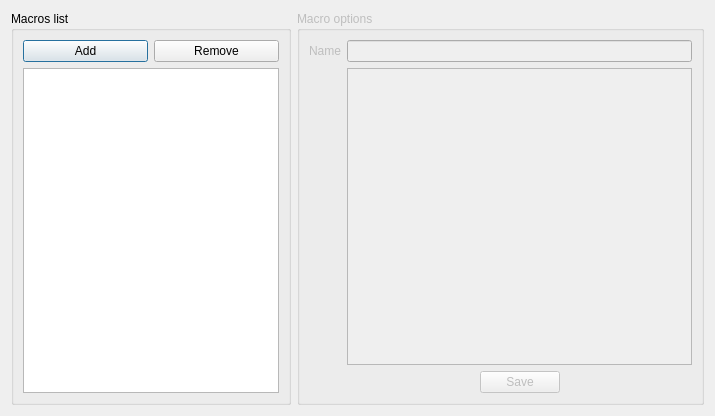
<?xml version="1.0" encoding="UTF-8"?>
<ui version="4.0">
 <class>MacrosWindow</class>
 <widget class="QDialog" name="MacrosWindow">
  <property name="geometry">
   <rect>
    <x>0</x>
    <y>0</y>
    <width>715</width>
    <height>416</height>
   </rect>
  </property>
  <property name="windowTitle">
   <string>Macros edit</string>
  </property>
  <layout class="QHBoxLayout" name="horizontalLayout">
   <item>
    <widget class="QGroupBox" name="groupBox">
     <property name="title">
      <string>Macros list</string>
     </property>
     <layout class="QGridLayout" name="gridLayout">
      <item row="0" column="0">
       <widget class="QPushButton" name="addBtn">
        <property name="text">
         <string>Add</string>
        </property>
       </widget>
      </item>
      <item row="0" column="1">
       <widget class="QPushButton" name="removeBtn">
        <property name="text">
         <string>Remove</string>
        </property>
       </widget>
      </item>
      <item row="1" column="0" colspan="2">
       <widget class="QListWidget" name="macroList"/>
      </item>
     </layout>
    </widget>
   </item>
   <item>
    <widget class="QGroupBox" name="groupBox_2">
     <property name="enabled">
      <bool>false</bool>
     </property>
     <property name="title">
      <string>Macro options</string>
     </property>
     <layout class="QGridLayout" name="gridLayout_2">
      <item row="0" column="0">
       <widget class="QLabel" name="label">
        <property name="text">
         <string>Name</string>
        </property>
       </widget>
      </item>
      <item row="0" column="1">
       <widget class="QLineEdit" name="macroName"/>
      </item>
      <item row="2" column="1">
       <widget class="QWidget" name="widget" native="true">
        <layout class="QHBoxLayout" name="horizontalLayout_2">
         <property name="spacing">
          <number>0</number>
         </property>
         <property name="margin">
          <number>0</number>
         </property>
         <item>
          <spacer name="horizontalSpacer">
           <property name="orientation">
            <enum>Qt::Horizontal</enum>
           </property>
           <property name="sizeHint" stdset="0">
            <size>
             <width>40</width>
             <height>20</height>
            </size>
           </property>
          </spacer>
         </item>
         <item>
          <widget class="QPushButton" name="saveBtn">
           <property name="text">
            <string>Save</string>
           </property>
          </widget>
         </item>
         <item>
          <spacer name="horizontalSpacer_2">
           <property name="orientation">
            <enum>Qt::Horizontal</enum>
           </property>
           <property name="sizeHint" stdset="0">
            <size>
             <width>40</width>
             <height>20</height>
            </size>
           </property>
          </spacer>
         </item>
        </layout>
       </widget>
      </item>
      <item row="1" column="1">
       <widget class="QTextEdit" name="macroValue"/>
      </item>
     </layout>
    </widget>
   </item>
  </layout>
 </widget>
 <resources/>
 <connections/>
</ui>
